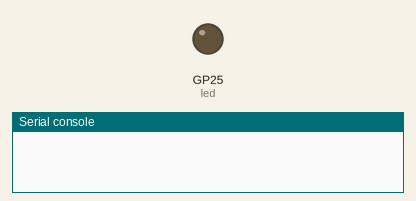
A program run on a simulated Raspberry Pi Pico running MicroPython. Parts: output pins drawn as LEDs (lit = HIGH), the last lines printed to the serial console. The MP3 player is not drawn.

Above: at 30.0 s.
At 61.5 s:
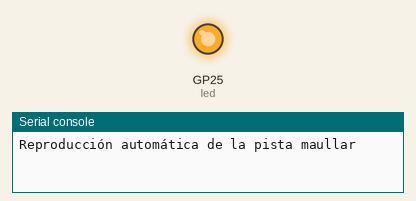
Timing chart, 0 to 81.9 s (numbered marks = the images above):
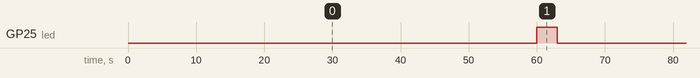

The program:

4-BlueToothDfplayerGato.py
```python
# Para que este código de ejemplo funcione, asegúrate de tener una tarjeta SD
# con al menos una carpeta que contenga al menos dos archivos MP3.
# Las carpetas deben estar nombradas como 01, 02, etc., y los archivos deben estar
# nombrados como 001.mp3, 002.mp3, etc.

from machine import Pin, UART  # Importa las clases Pin y UART para manejar pines y comunicación serie
from time import sleep, ticks_ms, ticks_diff
from picodfplayer import DFPlayer

uart = UART(1, 9600)
# Constantes. Cambia estos valores si el DFPlayer está conectado a otros pines.
UART_INSTANCE = 0
TX_PIN = 16
RX_PIN = 17
BUSY_PIN = 6

# Crear una instancia del reproductor
player = DFPlayer(UART_INSTANCE, TX_PIN, RX_PIN, BUSY_PIN)

led = Pin(25, Pin.OUT)

# Variable para controlar el tiempo
last_play_time_ronronear = ticks_ms()  # Marca de tiempo inicial

last_play_time_maullar = ticks_ms()  # Marca de tiempo inicial


# Función para reproducir una pista específica
def play_track(track_number):
    led.value(1)  # Establece el valor del pin en alto (1)
    sleep(1)
    if player.queryBusy() == False:
        player.playTrack(1, track_number)
        sleep(2)
        while player.queryBusy() == True:
            sleep(2)
            print("Reproduciendo pista", track_number)
            if uart.any(): #si se envia otro dato por bluetooth se detiene la reproduccion
                player.reset()  # Reinicia el reproductor
                print("Reproducción detenida por nuevo comando")
                break
        led.value(0)  # Establece el valor del pin en bajo (0)

sonidoGato = 1
cancion = 7
while True:

    # Verifica si han pasado 1800 segundos - 30 minutos desde la última reproducción automática
    if ticks_diff(ticks_ms(), last_play_time_ronronear) >= 1800000:
        print("Reproducción automática de la pista ronroneo")
        play_track(cancion)  # Reproduce automáticamente la pista 1
        last_play_time_ronronear = ticks_ms()  # Actualiza la marca de tiempo
        cancion = cancion + 1
        if cancion == 11:
            cancion = 7

# Verifica si han pasado 60 segundos desde la última reproducción automática
    if ticks_diff(ticks_ms(), last_play_time_maullar) >= 60000:
        print("Reproducción automática de la pista maullar")
        play_track(sonidoGato)  # Reproduce automáticamente la pista 1
        last_play_time_maullar = ticks_ms()  # Actualiza la marca de tiempo
        sonidoGato = sonidoGato + 1
        if sonidoGato == 7:
            sonidoGato = 1

    # Verifica si el reproductor está ocupado
    if uart.any():
        command = uart.read()
        command = command.decode("utf-16").strip()  #lee todos los datos que ese envian por bluetooth y elimina los espacios en blanco
        commands = str(command)
        print(commands)

        if command.isdigit():  # Verifica si el comando es un número
            track_number = int(command)  # Convierte el comando a entero
            play_track(track_number)  # Reproduce la pista correspondiente
        else:
            print("Comando no válido. Debe ser un número.")
```

Measured:
- by itself, GP25 (led): alternates HIGH for 3.0 s and LOW for 60.0 s
